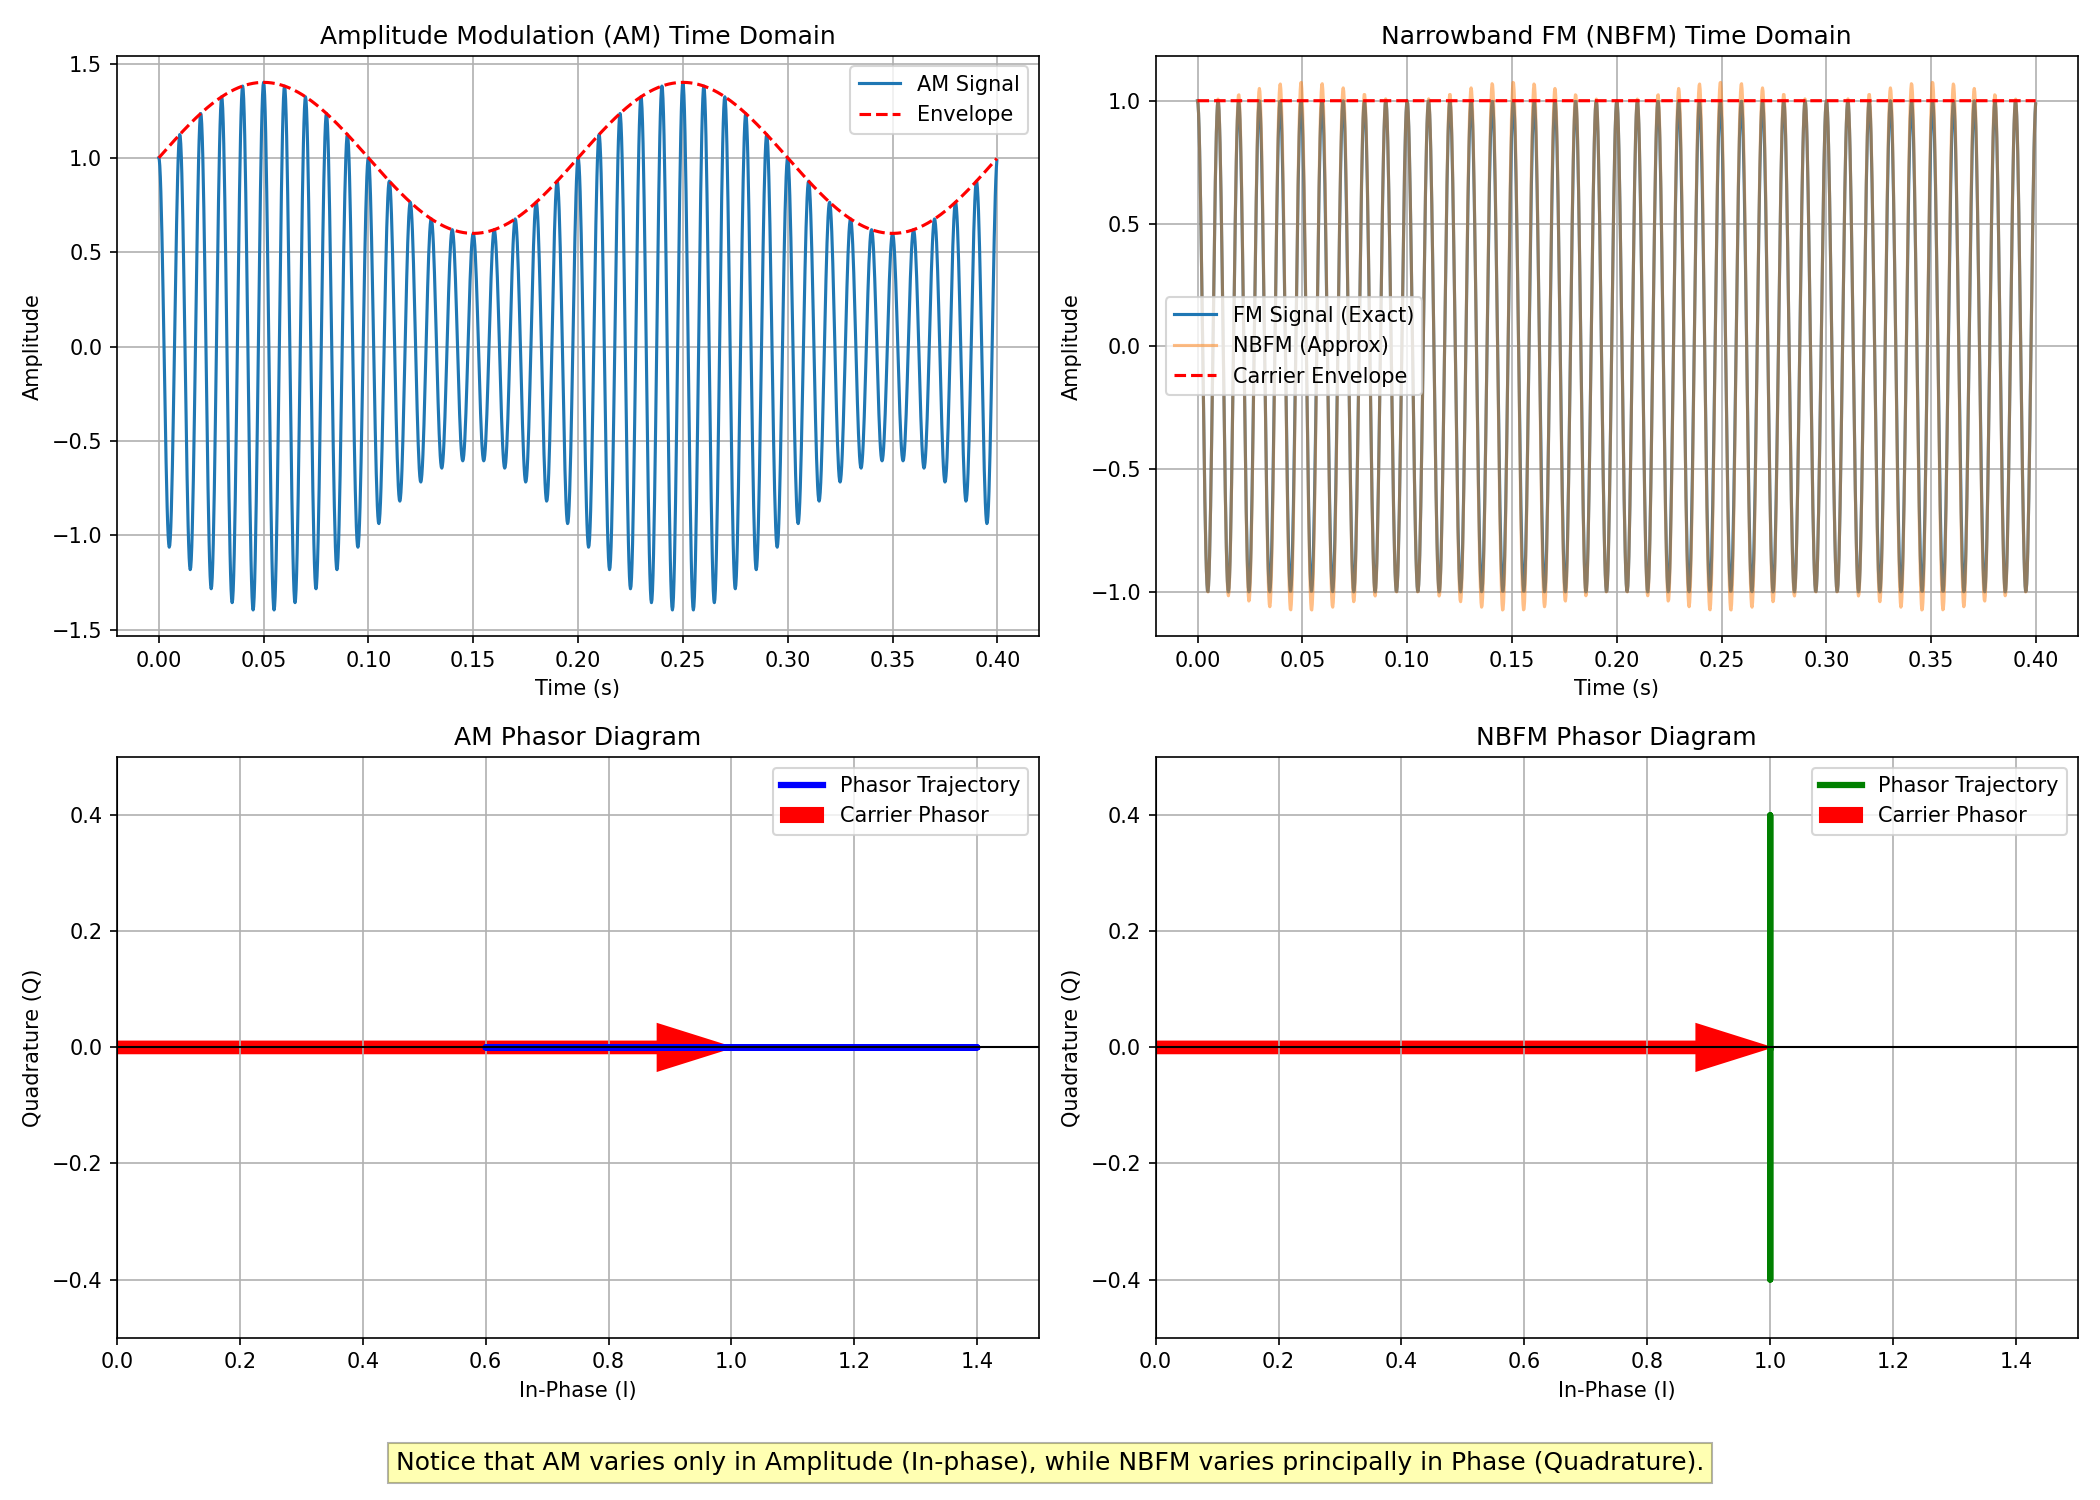

Write the Python code that produced this figure.
import numpy as np
import matplotlib.pyplot as plt

# Parameters
fc = 100  # Carrier frequency (Hz)
fm = 5    # Modulating frequency (Hz)
beta = 0.4  # Modulation index (NBFM if beta < 0.5)
Ac = 1    # Carrier amplitude
fs = 4000 # Sampling frequency
t = np.linspace(0, 0.4, int(fs * 0.4), endpoint=False) # 400ms

# Exact NBFM Signal
fm_signal = Ac * np.cos(2 * np.pi * fc * t + beta * np.sin(2 * np.pi * fm * t))

# NBFM Approximation: s(t) = Ac cos(w_c t) - Ac * beta * sin(w_m t) * sin(w_c t)
nbfm_approx = Ac * np.cos(2 * np.pi * fc * t) - Ac * beta * np.sin(2 * np.pi * fm * t) * np.sin(2 * np.pi * fc * t)

# AM Signal with identical sideband magnitudes: s(t) = Ac (1 + beta * cos(w_m t)) * cos(w_c t)
# In NBFM, the integrated message sin(w_m t) modulates the carrier's phase.
am_signal = Ac * (1 + beta * np.sin(2 * np.pi * fm * t)) * np.cos(2 * np.pi * fc * t)

# --- Phasor Diagram Representation ---
# The complex envelope (baseband analytic signal)
# Carrier phasor is a vector of Ac along the real (I) axis.
# NBFM complex envelope approx: Ac (1 + j beta sin(w_m t)) -> quadrature variation
# AM complex envelope: Ac (1 + beta sin(w_m t)) -> in-phase variation

CE_am = Ac * (1 + beta * np.sin(2 * np.pi * fm * t))
CE_nbfm = Ac * (1 + 1j * beta * np.sin(2 * np.pi * fm * t))

fig, axs = plt.subplots(2, 2, figsize=(14, 10))

# 1. AM Time Domain
axs[0, 0].plot(t, am_signal, label='AM Signal')
axs[0, 0].plot(t, Ac * (1 + beta * np.sin(2 * np.pi * fm * t)), 'r--', label='Envelope')
axs[0, 0].set_title('Amplitude Modulation (AM) Time Domain')
axs[0, 0].set_xlabel('Time (s)')
axs[0, 0].set_ylabel('Amplitude')
axs[0, 0].grid(True)
axs[0, 0].legend()

# 2. NBFM Time Domain
axs[0, 1].plot(t, fm_signal, label='FM Signal (Exact)')
axs[0, 1].plot(t, nbfm_approx, alpha=0.5, label='NBFM (Approx)')
axs[0, 1].plot(t, Ac * np.ones_like(t), 'r--', label='Carrier Envelope')
axs[0, 1].set_title('Narrowband FM (NBFM) Time Domain')
axs[0, 1].set_xlabel('Time (s)')
axs[0, 1].set_ylabel('Amplitude')
axs[0, 1].grid(True)
axs[0, 1].legend()

# 3. AM Phasor Diagram
# We plot the trajectory of the complex envelope.
# For AM, the sideband phasors are collinear with the carrier, altering amplitude.
axs[1, 0].plot(np.real(CE_am), np.imag(CE_am), 'b-', lw=3, label='Phasor Trajectory')
axs[1, 0].arrow(0, 0, Ac, 0, color='r', width=0.02, head_width=0.08, length_includes_head=True, label='Carrier Phasor')
axs[1, 0].set_xlim(0, 1.5*Ac)
axs[1, 0].set_ylim(-0.5*Ac, 0.5*Ac)
axs[1, 0].set_title('AM Phasor Diagram')
axs[1, 0].set_xlabel('In-Phase (I)')
axs[1, 0].set_ylabel('Quadrature (Q)')
axs[1, 0].axhline(0, color='black', lw=1)
axs[1, 0].axvline(0, color='black', lw=1)
axs[1, 0].grid(True)
axs[1, 0].legend()

# 4. NBFM Phasor Diagram
# For NBFM, the sideband resultant phasor is perpendicular to the carrier,
# altering the phase but keeping the amplitude approximately constant.
axs[1, 1].plot(np.real(CE_nbfm), np.imag(CE_nbfm), 'g-', lw=3, label='Phasor Trajectory')
axs[1, 1].arrow(0, 0, Ac, 0, color='r', width=0.02, head_width=0.08, length_includes_head=True, label='Carrier Phasor')
axs[1, 1].set_xlim(0, 1.5*Ac)
axs[1, 1].set_ylim(-0.5*Ac, 0.5*Ac)
axs[1, 1].set_title('NBFM Phasor Diagram')
axs[1, 1].set_xlabel('In-Phase (I)')
axs[1, 1].set_ylabel('Quadrature (Q)')
axs[1, 1].axhline(0, color='black', lw=1)
axs[1, 1].axvline(0, color='black', lw=1)
axs[1, 1].grid(True)
axs[1, 1].legend()

# Annotate difference
fig.text(0.5, 0.02, "Notice that AM varies only in Amplitude (In-phase), while NBFM varies principally in Phase (Quadrature).", ha='center', fontsize=12, bbox=dict(facecolor='yellow', alpha=0.3))

plt.tight_layout(rect=[0, 0.05, 1, 1])
plt.savefig('1_NBFM_vs_AM.png', dpi=150)
print('Saved 1_NBFM_vs_AM.png')
